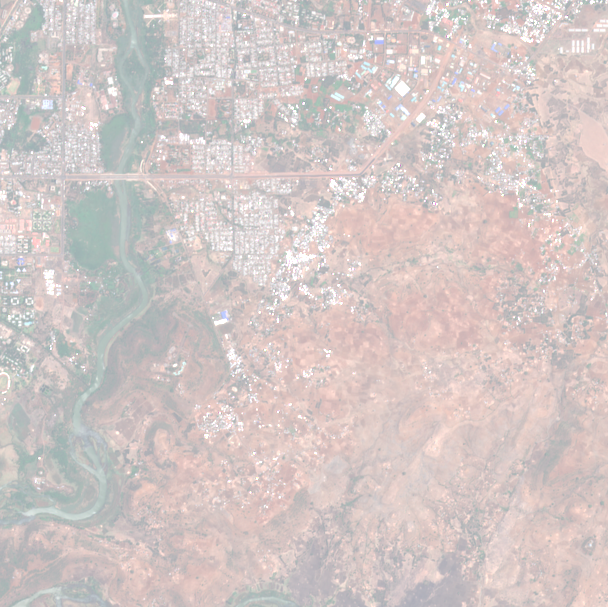
#> input picture datasets/sentinel_rgb.tif, 608 x 607 px, found by its file name
$ jupyter execute --allow-errors mrf_analysis.ipynb
#> lines starting #> are read from the running program, lines starting #| are printed output that depends on the picture; after the words box and inside, x2 and y2 are one past the last pixel; in counts of white or black regions, pixels touching at a corner belong together
<a href="https://colab.research.google.com/github/Nahom32/Environmental-Map-Segmentation/blob/main/notebooks/mrf_analysis.ipynb" target="_parent"></a>

[cell 1]
import cv2
import numpy as np
import networkx as nx
import matplotlib.pyplot as plt
from skimage.color import rgb2lab

# Task 2

[cell 2]
import requests

# Coordinates of the location
lat, lon = 37.42476, 11.57628

# Example using Open-Elevation API
#> (the rest of this cell did not finish here and is left out)

[cell 3]
from google.colab import drive
drive.mount('/content/drive')

# Task 3

[cell 4]
img_path = "/content/drive/MyDrive/sentinel_rgb.tif"
img = cv2.imread(img_path)
#> img is the input picture: shape (607, 608, 3); mean B, G, R 198.5, 200.2, 211.2
img_rgb = cv2.cvtColor(img, cv2.COLOR_BGR2RGB)
img_rgb = cv2.resize(img_rgb, (350, 350))
#> img_rgb: shape (350, 350, 3)
img_lab = rgb2lab(img_rgb)
#> img_lab: shape (350, 350, 3) float64; mean of channels 0, 1, 2 81.5, 3.5, 2.3

[cell 5]
from skimage.segmentation import random_walker
from skimage import img_as_float
from skimage.filters import gaussian

[cell 6]
img_smooth = gaussian(img_lab[:, :, 1], sigma=1)  # use 'a*' channel for greenness
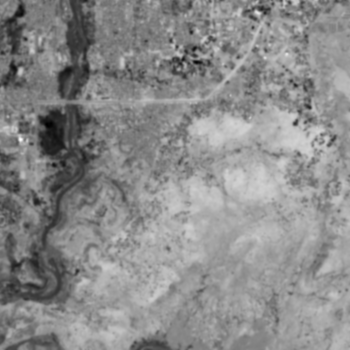
#> img_smooth: shape (350, 350) float64; min -10.95, max 15.54, mean 3.55; drawn with min black and max white

# Initialize markers (0 = unlabeled, 1 = background, 2 = green)
markers = np.zeros(img_smooth.shape, dtype=np.uint)
markers[img_smooth > 10] = 1      # red/yellow shades as background
markers[img_smooth < -5] = 2      # green-ish areas

[cell 7]
labels = random_walker(img_smooth, markers, beta=10, mode='bf')
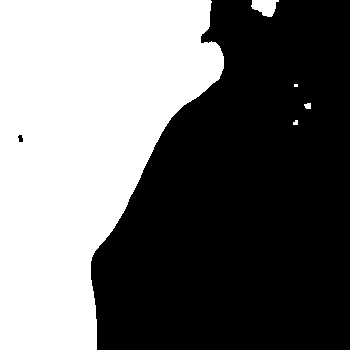
#> labels: shape (350, 350) uint64; values 1 (black) and 2 (white), 42.8% white; 5 white regions (1 under 20 px), largest, box (x1, y1, x2, y2) and area: (0, 0, 224, 350) 51979, (251, 0, 279, 17) 328, (304, 103, 311, 109) 35, (293, 120, 298, 125) 21

[cell 8]
plt.figure(figsize=(10, 5))

plt.subplot(1, 2, 1)
plt.imshow(img_rgb)
plt.title("Original Image")
plt.axis('off')

plt.subplot(1, 2, 2)
plt.imshow(labels, cmap='gray')
plt.title("Random Walker Segmentation (green areas)")
plt.axis('off')

plt.tight_layout()
plt.show()
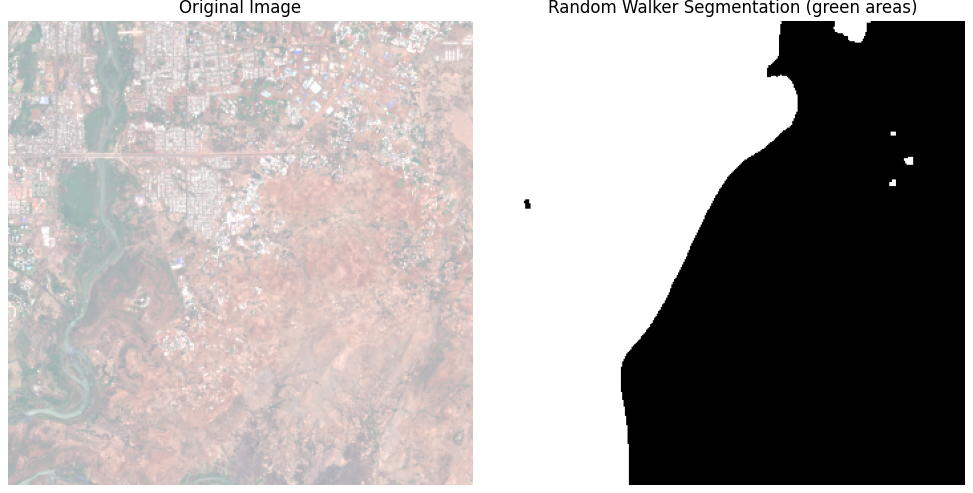
#> figure drawn by matplotlib, 2 panels

### Task 4

[cell 9]
h, w = labels.shape
#> h = 350; w = 350
center = np.array([175, 175])  # pixel center of image

# Create blank overlay
overlay = img_rgb.copy()

# 1. Find contours of vegetation (label == 2)
veg_mask = (labels == 2).astype(np.uint8)
#> veg_mask: shape (350, 350); values 0 (black) and 1 (white), 42.8% white; 5 white regions (1 under 20 px)
contours, _ = cv2.findContours(veg_mask, cv2.RETR_EXTERNAL, cv2.CHAIN_APPROX_SIMPLE)
#> contours = 5 contours, 2 with area under 20; largest, box (x1, y1, x2, y2) and area: (0, 0, 224, 350) 51490, (251, 0, 279, 17) 290, (304, 103, 311, 109) 24

[cell 10]
for cnt in contours:
    # Find center of the vegetation cluster
    M = cv2.moments(cnt)
    if M["m00"] == 0:
        continue
    cx = int(M["m10"] / M["m00"])
    cy = int(M["m01"] / M["m00"])
    cluster_center = np.array([cx, cy])

    # Draw line (edge) from building to vegetation cluster
    cv2.line(overlay, tuple(center), (cx, cy), (0, 255, 0), 1)  # green line

    # Compute distance
    dist = np.linalg.norm(cluster_center - center)
    ft_per_px = 1000 / 333  # ≈ 3 ft/px

    if dist * ft_per_px <= 200:
        color = (255, 0, 0)  # Blue
    elif dist * ft_per_px <= 1000:
        color = (0, 0, 255)  # Red
    else:
        continue  # skip beyond 1000 ft

    # Draw boundary around cluster (circle)
    cv2.circle(overlay, (cx, cy), 10, color, 2)
#> this loop made 5 passes
#> (cnt, cx, cy, dist) on pass 3: ([[294, 84], [294, 86], [297, 86], [297, 84]], 295, 85, 150)
#> (cx, cy, dist) on passes 1, 2, 4, 5: (295, 122, 131.2), (307, 105, 149.4), (264, 6, 191), (81, 143, 99.3)
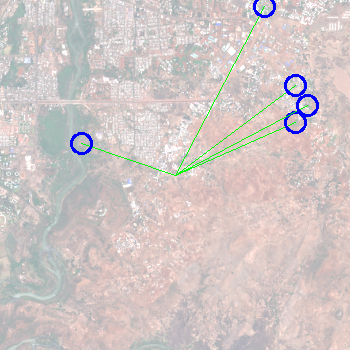
#> overlay: shape (350, 350, 3); mean R, G, B 208.5, 198.9, 197.8

[cell 11]
cv2.circle(overlay, tuple(center), 5, (0, 255, 255), -1)
#> overlay: shape (350, 350, 3); 0.07% of pixels changed, all inside (x1, y1, x2, y2) = (170, 170, 181, 181)

[cell 12]
plt.figure(figsize=(8, 8))
plt.imshow(overlay)
plt.title("Vegetation Clusters with Distance-Based Circles")
plt.axis("off")
plt.show()

[cell 13]
from sklearn.metrics import confusion_matrix, accuracy_score, precision_score, recall_score, f1_score, jaccard_score

def evaluate_segmentation(pred_mask, gt_mask):
    pred_flat = pred_mask.flatten()
    gt_flat = gt_mask.flatten()

    acc = accuracy_score(gt_flat, pred_flat)
    prec = precision_score(gt_flat, pred_flat, zero_division=0)
    rec = recall_score(gt_flat, pred_flat, zero_division=0)
    f1 = f1_score(gt_flat, pred_flat, zero_division=0)
    iou = jaccard_score(gt_flat, pred_flat, zero_division=0)

    print(f"Accuracy     : {acc:.4f}")
    print(f"Precision    : {prec:.4f}")
    print(f"Recall       : {rec:.4f}")
    print(f"F1 Score     : {f1:.4f}")
    print(f"IoU (Jaccard): {iou:.4f}")

[cell 14]
lab_img = rgb2lab(img_rgb)
a_channel = lab_img[:, :, 1]
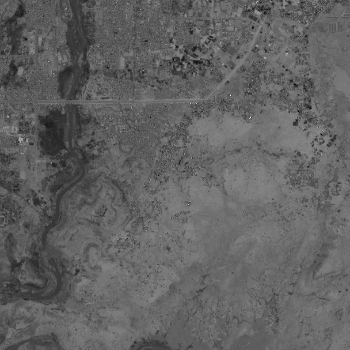
#> a_channel: shape (350, 350) float64; min -17.7, max 37.51, mean 3.5; drawn with min black and max white


gt_mask = (a_channel < -5).astype(np.uint8)
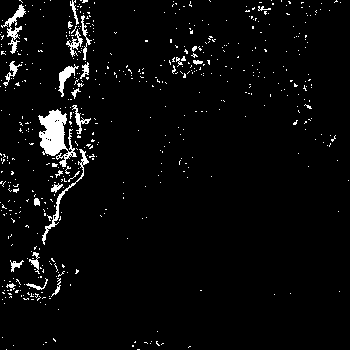
#> gt_mask: shape (350, 350); values 0 (black) and 1 (white), 3.9% white; 563 white regions (537 under 20 px), largest, box (x1, y1, x2, y2) and area: (38, 109, 77, 167) 1100, (42, 149, 89, 245) 336, (1, 4, 26, 54) 333


pred_mask = (labels == 2).astype(np.uint8)

# Evaluate
evaluate_segmentation(pred_mask, gt_mask)
#> in evaluate_segmentation, `acc = accuracy_score(gt_flat, pred_flat)`: acc = 0.606
#> in evaluate_segmentation, `prec = precision_score(gt_flat, pred_flat, zero_division=0)`: prec = 0.0853
#> in evaluate_segmentation, `rec = recall_score(gt_flat, pred_flat, zero_division=0)`: rec = 0.935
#> in evaluate_segmentation, `f1 = f1_score(gt_flat, pred_flat, zero_division=0)`: f1 = 0.156
#> in evaluate_segmentation, `iou = jaccard_score(gt_flat, pred_flat, zero_division=0)`: iou = 0.0848
#| Accuracy     : 0.6064
#| Precision    : 0.0853
#| Recall       : 0.9347
#| F1 Score     : 0.1563
#| IoU (Jaccard): 0.0848
